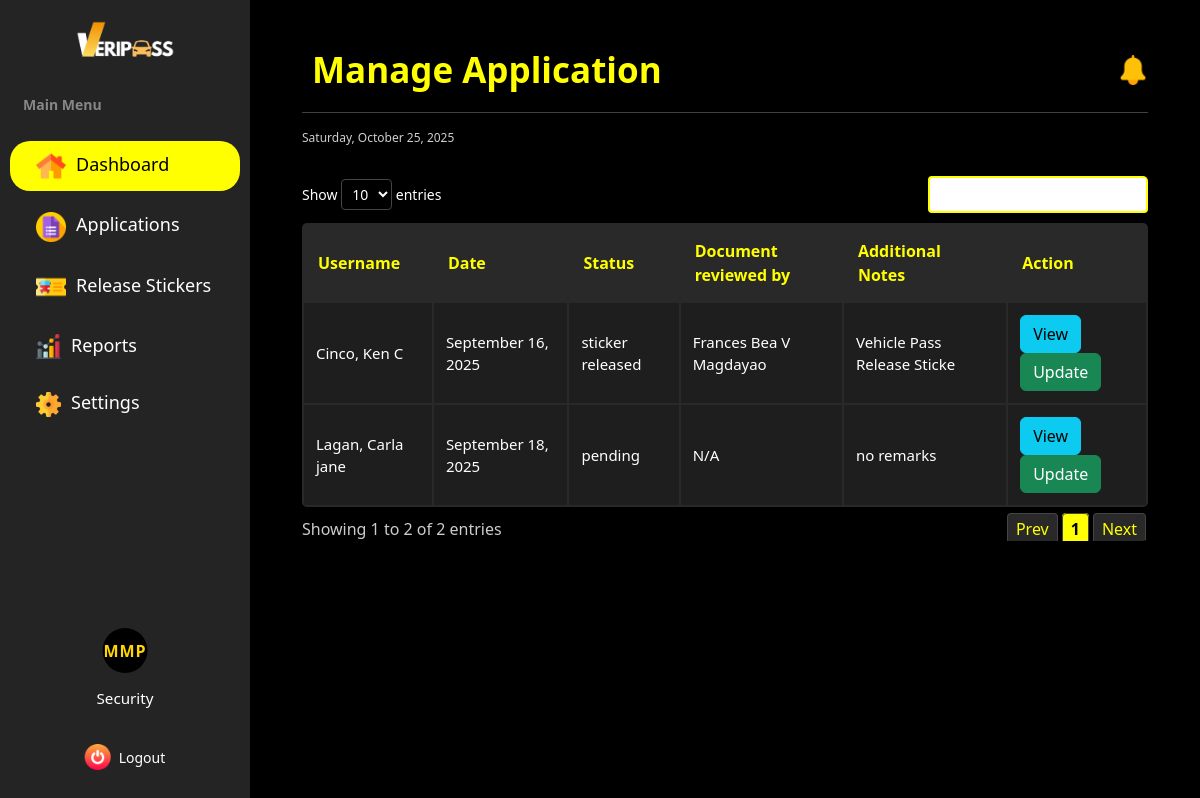
Screenshot of /dashboard/security/manage_application/ (signed in) with the database file from the repository.
### vehicle_pass/models.py (models this page shows, shortened)
class BaseModel(models.Model):
    created_at = models.DateTimeField(auto_now_add=True, db_index=True)
    updated_at = models.DateTimeField(auto_now=True)
    class Meta:
        abstract = True

class Registration(BaseModel):
    STATUS_CHOICES = [
        ('no application', 'No Application'),
        ('application submitted', 'Application Submitted'),
        ('initial approval', 'Waiting for Approval by OIC'),
        ('final approval', 'Waiting for Final Approval by GSO - Director'),
        ('approved', 'Approved'),
        ('sticker released', 'Vehicle Pass Sticker Released'),
        ('rejected', 'Rejected')
    ]
    registration_number = models.BigAutoField(primary_key=True)
    user = models.ForeignKey(UserProfile, on_delete=models.CASCADE)
    vehicle = models.ForeignKey(Vehicle, on_delete=models.CASCADE)
    files = models.URLField(max_length=255)
    status = models.CharField(max_length=85, choices=STATUS_CHOICES, default='no application')
    remarks = models.TextField(null=True)
    initial_approved_by = models.ForeignKey(SecurityProfile, on_delete=models.CASCADE, related_name='initial_approval', null=True, blank=True)
    final_approved_by = models.ForeignKey(SecurityProfile, on_delete=models.CASCADE, related_name='final_approval', null=True, blank=True)
    date_of_filing = models.DateTimeField(auto_now_add=True)
    sticker_released_date = models.DateField(blank=True, null=True)
    e_signature = models.ImageField(upload_to='signature/')
    printed_name = models.CharField(max_length=125)
    signature_date = models.DateTimeField(null=True, blank=True)
    def __str__(self):
        return f"Registration {self.registration_number} for {self.user.lastname}, {self.user.firstname}"

class UserProfile(BaseModel):
    ROLE_CHOICES = [('user', 'User'),
        ('security', 'Security'),
        ('admin', 'Admin')
        ]
    SCHOOL_ROLE_CHOICES = [('student', 'Student'),
                           ('faculty & staff', 'Faculty and Staff'),
                           ('university official', 'University Official')
    ]
    COLLEGE_CHOICES = [('CAD', 'College of Architecture and Design'),
                       ('CAH', 'College of Arts and Humanities'),
                       ('CBA', 'College of Business and Accountancy'),
                       ('CCJE', 'College of Criminal Justice and Education'),
                       ('CoE', 'College of Engineering'),
                       ('CHTM', 'College of Hospitality Management and Tourism'),
                       ('CNHS', 'College of Nursing and Health Sciences'),
                       ('CS', 'College of Sciences'),
                       ('CTE', 'College of Teacher Education'),
    ]
    YEAR_LEVEL_CHOICES = [('first year', 'First Year'),
                          ('second year', 'Second Year'),
                          ('third year', 'Third Year'),
                          ('fourth year', 'Fourth year'),
                          ('fifth year', 'Fifth Year')
    ]
    OFFICE_CHOICES = [
        ('university president', 'University President'),
        ('university president coa', 'University President COA'),
        ('office of the university secretary', 'Office of the University Secretary'),
        ('legal office', 'Legal Office (Data Privacy Office)'),
        ('planning and development office', 'Planning and Development Office'),
        ('office of the internal audit services', 'Office of the Internal Audit Services (QMS)'),
        ('public information office', 'Public Information Office'),
        ('alumni affairs office', 'Alumni Affairs Office'),
        ('academic council', 'Academic Council'),
        ('administrative council', 'Administrative Council'),
        ('research and extension council', 'Research and Extension Council'),
        ('management committee', 'Management Committee'),
        ('university ethics committee', 'University Ethics Committee'),
        ('gender and development office', 'Gender and Development Office'),
        ('international affairs and linkages office', 'International Affairs and Linkages Office'),
        ('office of the vice president for finance and administration', 'Office of the Vice President for Finance and Administration'),
        ('bids and awards committee', 'Bids and Awards Committee'),
        ('administrative management office', 'Administrative Management Office'),
        ('records archives management office', 'Records Archives Management Office'),
        ('human resource management office', 'Human Resource Management Office'),
        ('faculty and staff development unit', 'Faculty and Staff Development Unit'),
        ('health services office', 'Health Services Office'),
        ('management information system information office', 'Management Information System Information Office'),
        ('security office', 'Security Office'),
        ('supply and property management office', 'Supply and Property Management Office'),
        ('disaster risk reduction and management office', 'Disaster Risk Reduction and Management Office'),
        ('project management office', 'Project Management Office'),
        ('general services office', 'General Services Office'),
        ('utility and environmental management office', 'Utility and Environmental Management Office'),
        ('motorpool office', 'Motorpool Office'),
        ('finance management service offices (cfo)', 'Finance Management Service Offices (CFO)'),
        ('accounting office', 'Accounting Office'),
        ('processing unit', 'Processing Unit'),
        ('student accounts & assessment', 'Student Accounts & Assessment'),
        ('financial reporting', 'Financial Reporting'),
        ('budget office', 'Budget Office'),
        ('production services/income generating projects office', 'Production Services/Income Generating Projects Office'),
        ('production', 'Production'),
        ('sifma', 'SIFMA'),
        ('university bookstore', 'University Bookstore'),
        ('auxiliary services - canteen', 'Auxiliary Services - Canteen'),
        ('auxiliary services - hostel', 'Auxiliary Services - Hostel'),
        ('auxiliary services - dormitory', 'Auxiliary Services - Dormitory'),
        ('university printing press', 'University Printing Press'),
        ('procurement office', 'Procurement Office'),
        ('cashiers office', 'Cashier’s Office'),
        ('office of the vice president for research, development and extension', 'Office of the Vice President for Research, Development and Extension'),
        ('university research office', 'University Research Office'),
        ('university extension service office', 'University Extension Service Office'),
        ('intellectual property and technology transfer office', 'Intellectual Property and Technology Transfer Office'),
        ('palawan studies center', 'Palawan Studies Center'),
        ('center for strategy policy and governance', 'Center for Strategy Policy and Governance'),
        ('panrehiyong iv-b sentro ng wikang pilipino', 'Panrehiyong IV-B Sentro ng Wikang Pilipino'),
        ('marine science research center', 'Marine Science Research Center'),
        ('palawan international technology business incubator & startup hub office', 'Palawan International Technology Business Incubator & Startup Hub Office'),
        ('office of the vice president for academic affairs', 'Office of the Vice President for Academic Affairs'),
        ('office of the eteeap', 'Office of the ETEEAP'),
        ('office of the university registrar', 'Office of the University Registrar'),
        ('university quality assurance center', 'University Quality Assurance Center'),
        ('office of the university sports', 'Office of the University Sports'),
        ('office of the curriculum & instructional materials development', 'Office of the Curriculum & Instructional Materials Development'),
        ('office of the student affairs and services', 'Office of the Student Affairs and Services'),
        ('social and cultural affairs (psu band, psu dance troupe, psu singers)', 'Social and Cultural Affairs (PSU Band, PSU Dance Troupe, PSU Singers)'),
        ('office of the university library', 'Office of the University Library'),
        ('psu museum', 'PSU Museum'),
    ]
    WORKPLACE_CHOICES = OFFICE_CHOICES + COLLEGE_CHOICES
    corporate_email = models.EmailField(max_length=50, unique=True)
    password = models.CharField(max_length=128)
    contact = models.CharField(max_length=14)
    lastname = models.CharField(max_length=25)
    firstname = models.CharField(max_length=50)
    middlename = models.CharField(max_length=25, blank=True, null=True)
    suffix = models.CharField(max_length=5, blank=True, null=True)
    address = models.CharField(max_length=100, blank=True, null=True)
    dl_number = models.CharField(max_length=25)
    college = models.CharField(max_length=100, choices=COLLEGE_CHOICES ,blank=True, null=True)
    program = models.CharField(max_length=100, blank=True, null=True)
    year_level = models.CharField(max_length=40, choices=YEAR_LEVEL_CHOICES, blank=True, null=True)
    father_name = models.CharField(max_length=100, blank=True, null=True)
    father_contact = models.CharField(max_length=14, blank=True, null=True)
    father_address = models.CharField(max_length=150, blank=True, null=True)
    mother_name = models.CharField(max_length=100, blank=True, null=True)
    mother_contact =models.CharField(max_length=14, blank=True, null=True)
    mother_address = models.CharField(max_length=150, blank=True, null=True)
    guardian_name = models.CharField(max_length=100, blank=True, null=True)
    guardian_contact = models.CharField(max_length=14, blank=True, null=True)
    guardian_address = models.CharField(max_length=150, blank=True, null=True)
    position = models.CharField(max_length=50, blank=True, null=True)
    workplace = models.CharField(max_length=150, choices=WORKPLACE_CHOICES, blank=True, null=True)
    role = models.CharField(max_length=20, choices=ROLE_CHOICES, default='user', null=True)
    school_role = models.CharField(max_length=20, choices=SCHOOL_ROLE_CHOICES, null=True, blank=True)

class SecurityProfile(BaseModel):
    user = models.ForeignKey(UserProfile, on_delete=models.CASCADE)
    badgeNumber = models.CharField(max_length=10)
    job_title = models.CharField(max_length=30)

### vehicle_pass/views.py (the view)
# urls.py: path("dashboard/security/manage_application/", SecurityViewApplication.as_view(), name="security_manage_application"),
class SecurityViewApplication(CustomLoginRequiredMixin, ListView):
    model = Registration
    template_name = 'Security/Security_Application.html'
    context_object_name = 'applications'
    paginate_by = 20
    def get_context_data(self, **kwargs):
        context = super().get_context_data(**kwargs)
        applications = context['applications']
        print(f"Applications count: {len(applications)}")
        if applications:
            print(f"First application: {applications[0]}")
        return context

### templates/Security/Security_Application.html (shortened to what this page needs)
{% extends "includes/security_sidebar.html" %}
{% load static %}
{% block extra_css %}
    <link rel="stylesheet" href="https://cdn.datatables.net/responsive/2.4.1/css/responsive.dataTables.min.css">
    <link rel="stylesheet" href="{% static 'css/security-dashboard-style.css' %}">
    <link rel="stylesheet" href="{% static 'css/sidebar.css' %}">
{% endblock %}
{% block content %}
<div class="main-content flex-grow-1 ms-uto">
    <div class="container-fluid py-1">
        <div class="d-flex justify-content-between align-items-center">
            <h2 class="title mb-3 mb-md-0">Manage Application</h2>
            <div class="d-flex align-items-center gap-3">
                <a href="Announcements.html" class="text-decoration-none position-relative">
                    <img src="{% static 'images/notification.png' %}" alt="Notifications" width="30" height="30">
                </a>
            </div>
        </div>
        <hr>
        <small><span id="date"></span></small>
        <br>
        <section class="table-container">
            <table id="myTable" class="users-table">
                <thead>
                    <tr>
                        <th>Username</th>
                        <th>Date</th>
                        <th>Status</th>
                        <th>Document reviewed by</th>
                        <th>Additional Notes</th>
                        <th>Action</th>
                    </tr>
                </thead>
                <tbody>
                {% for applicant in applications %}
                    <tr>
                        <td>{{ applicant.user.lastname }}, {{ applicant.user.firstname }} {{ applicant.user.middlename|default_if_none:""|slice:":1" }} {{ applicant.user.suffix|default_if_none:"" }}</td>
                        <td>{{ applicant.created_at|date:"F d, Y" }}</td>
                        <td>{{ applicant.status }}</td>
                        <td>
                            {% if applicant.initial_approved_by %}
                                {{ applicant.initial_approved_by.user.firstname }} {{ applicant.initial_approved_by.user.middlename|default_if_none:""|slice:":1" }} {{ applicant.initial_approved_by.user.lastname }} {{ applicant.initial_approved_by.user.suffix|default_if_none:"" }}
                            {% elif applicant.final_approved_by %}
                                {{ applicant.final_approved_by.user.firstname }} {{ applicant.final_approved_by.user.middlename|default_if_none:""|slice:":1" }} {{ applicant.final_approved_by.user.lastname }} {{ applicant.final_approved_by.user.suffix|default_if_none:"" }}
                            {% else %}
                                N/A
                            {% endif %}
                        </td>
                        <td>{{ applicant.remarks|default_if_none:"no remarks" }}</td>
                        <td>
                            <a href="{% url 'security_view_specific_application' applicant.pk %}" class="btn btn-info">View</a>
                            <a href="{% url 'security_update_application' applicant.pk %}" class="btn btn-success">Update</a>
                        </td>
                    </tr>
                {% endfor %}
                </tbody>
            </table>
        </section>
    </div>
</div>
{% endblock %}

### rows the page displays
Registration: user.lastname "Cinco", user.firstname "Ken", user.middlename "C", created_at "September 16, 2025", status "sticker released", initial_approved_by.user.firstname "Frances Bea", initial_approved_by.user.middlename "V", initial_approved_by.user.lastname "Magdayao", remarks "Vehicle Pass Release Sticke"
Registration: user.lastname "Lagan", user.firstname "Carla jane", created_at "September 18, 2025", status "pending", shows "N/A", remarks "no remarks"

### other values shown
{{ initials|default:'A' }} "MMP"
